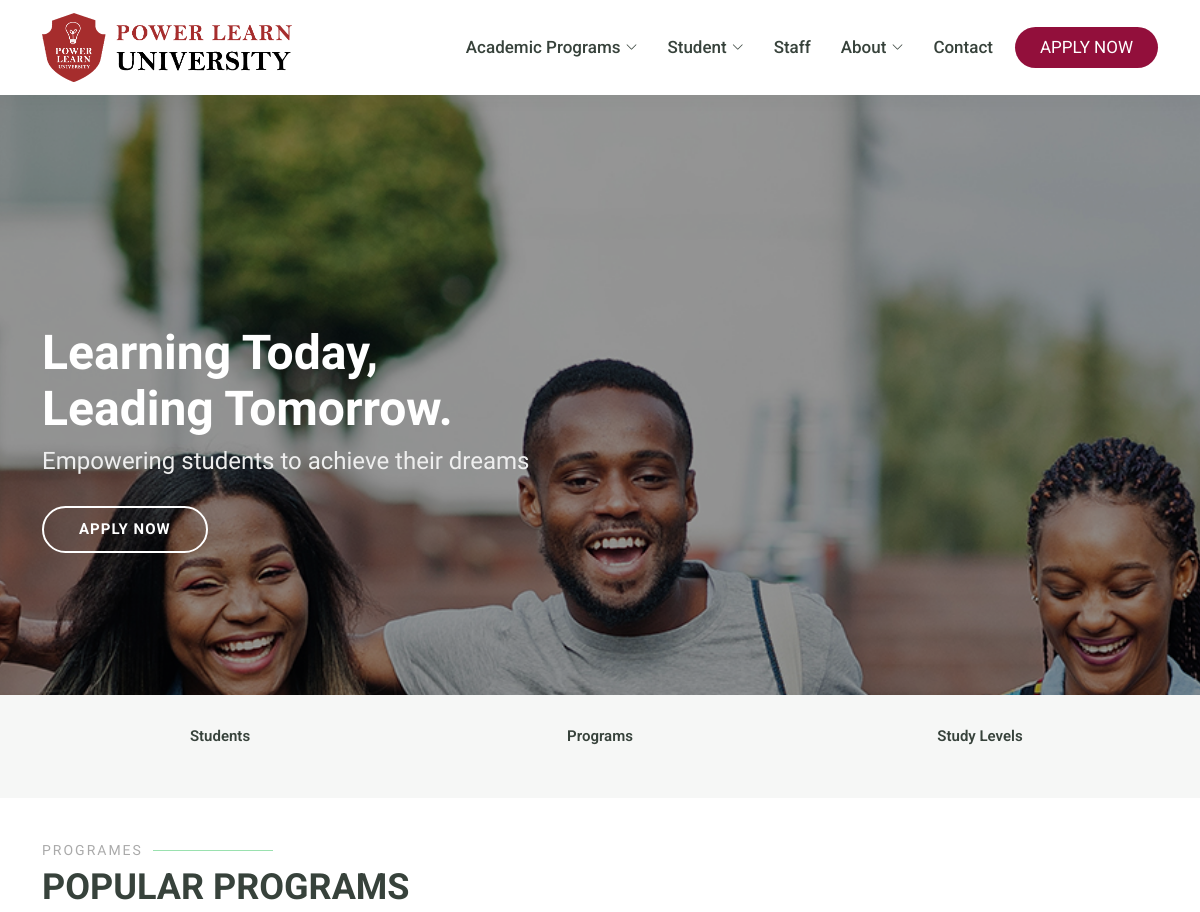
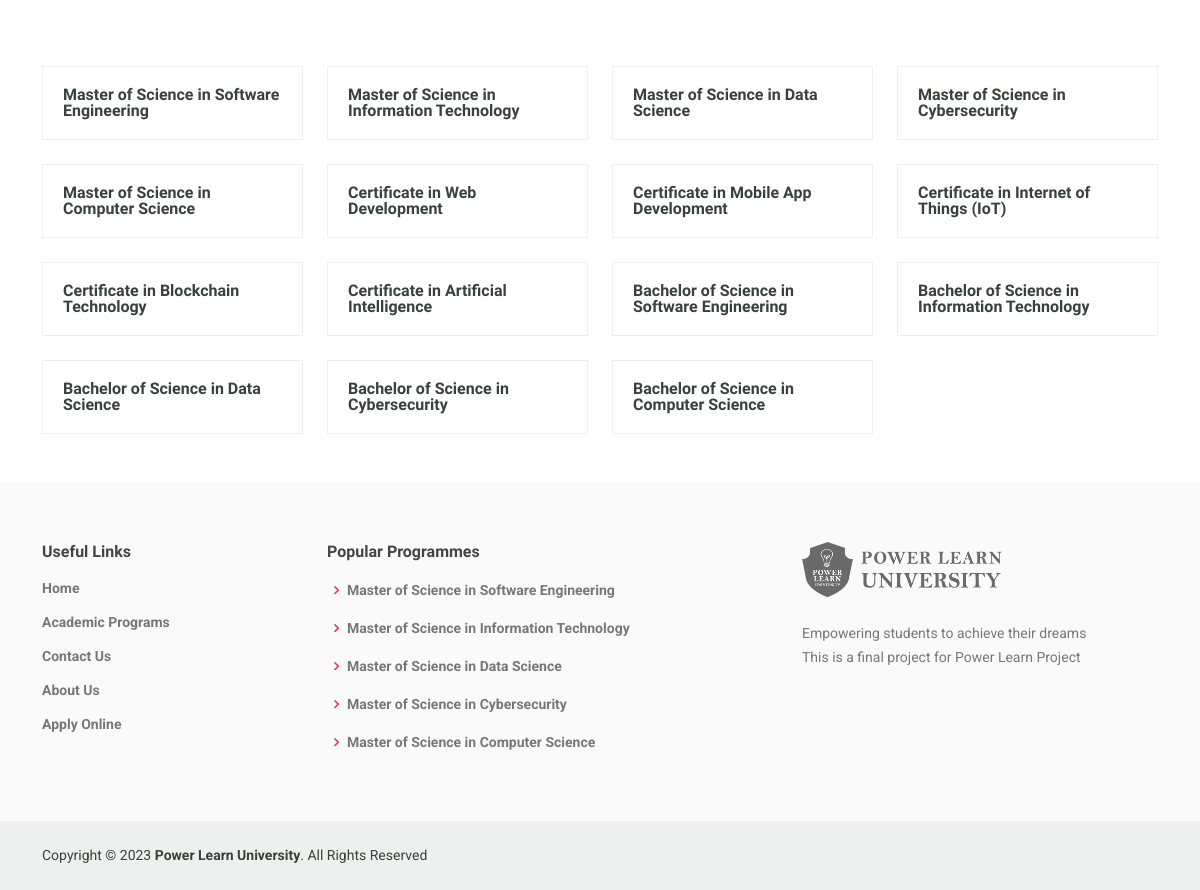
The page / on the database its author committed (2 pictures, top to bottom).
### application/models.py (models this page shows, shortened)
class Setting(models.Model):
    school_name = models.CharField(max_length = 255, blank=False)
    location = models.TextField(blank=False)
    email = models.EmailField(max_length = 255, blank=False)
    phone = models.CharField(max_length = 255, blank=False)
    tagline = models.TextField(max_length = 255, blank=False)
    hero_title = models.CharField(max_length = 255, blank=True, null=True)
    class Meta:
        verbose_name_plural = 'settings'

class Program(models.Model):
    name = models.CharField(max_length = 255, blank=False)
    slug = models.SlugField(max_length=255, unique=True, null=True)
    description = models.TextField(blank=True)
    study_level = models.ForeignKey(StudyCategory, default=1, on_delete=models.CASCADE, null=True)
    lectures = models.ForeignKey("Lecture", null=True, on_delete=models.CASCADE)
    class Meta:
        verbose_name_plural = 'programs'
        ordering = ('-name',)
    def get_absolute_url(self):
        return reverse('program_detail', kwargs={ 'slug' :self.slug })

### project/views.py (the view)
# urls.py: path('', views.home, name="home"),
def home(request):
    notice = Notice.objects.all()
    programs = Program.objects.all()
    no_of_programs = programs.count()
    no_of_studnets = User.objects.filter(is_staff=0).count()
    context = {
        'programs' : programs,
        'no_of_programs' : no_of_programs,
        'no_of_students' : no_of_studnets,
        'no_of_levels': StudyCategory.objects.all().count(),
        'notices': notice
    }
    return render(request, "home.html", context)

### project/context_processors.py (called while the page is built)
def popular_programs(request):
    return {
        'popular_programs' : Program.objects.all()[:5]
    }

def school_settings(request):
    return {
        'school_settings': School.objects.first()
    }

### templates/home.html (shortened to what this page needs)
{% extends 'layout/base.html' %}
{% load static %}
{% block content %}
    <section id="counts" class="counts section-bg">
      <div class="container">
        <div class="row counters">
          <div class="col-4 text-center">
            <p>Students</p>
          </div>
          <div class="col-4 text-center">
            <p>Programs</p>
          </div>
          <div class="col-4 text-center">
            <p>Study Levels</p>
          </div>
        </div>
      </div>
    </section>
    <section id="features" class="features py-5">
      <div class="container" data-aos="fade-up">
        <div class="section-title">
          <h2>Programes</h2>
          <p>Popular Programs</p>
        </div>
        <div class="row" data-aos="zoom-in" data-aos-delay="100">
          {% if programs %}
            {% for program in programs %}
              <div class="col-lg-3 col-md-4 mt-4">
                <div class="icon-box d-flex gap-3">
                  <h3><a href="{{ program.get_absolute_url }}">{{ program.name | capfirst }}</a></h3>
                </div>
              </div>
            {% endfor %}
          {% else %}
            <h3>There are no programs yet</h3>
          {% endif %}
        </div>
      </div>
    </section>
{% endblock %}

### templates/layout/hero.html
{% if request.path == '/' %}
<section id="hero" class="d-flex justify-content-center align-items-center">
    <div class="container position-relative mt-3" data-aos="zoom-in" data-aos-delay="100">
      <h1>{{ school_settings.hero_title|safe }}</h1>
      <h2>{{ school_settings.tagline }}</h2>
      <a href="{% url 'apply' %}" class="btn-get-started fw-bold text-uppercase">Apply Now</a>
    </div>
</section>
{% endif %}

### templates/layout/footer.html (shortened to what this page needs)
{% load static %}
<footer id="footer">
    <div class="footer-top">
      <div class="container">
        <div class="row">
          <div class="col-lg-3 col-md-6 footer-links">
            <h4>Useful Links</h4>
            <ul class="fw-bold">
              <li><a href="{% url 'home'%}">Home</a></li>
              <li><a href="{% url 'programs'%}">Academic Programs</a></li>
              <li><a href="{% url 'contact'%}">Contact Us</a></li>
              <li><a href="{% url 'about'%}">About Us</a></li>
              <li><a href="{% url 'apply'%}" target="_blank">Apply Online</a></li>
            </ul>
          </div>
          <div class="col-lg-5 col-md-6 footer-links">
            <h4>Popular Programmes</h4>
            <ul class="fw-bold">
                {% for p_programs in popular_programs %}
                  <li><i class="bx bx-chevron-right"></i> <a href="{{ p_programs.get_absolute_url }}">{{ p_programs.name | capfirst }}</a></li>
                {% endfor %}
            </ul>
          </div>
          <div class="col-lg-4 col-md-6 footer-contact">
            <a href="{% url 'home' %}"><img src="{% static 'img/logo_bw.png' %}" width="200px" alt="Logo" class="img-fluid"></a>
            <p class="mt-4">{{ school_settings.tagline }}</p>
            <p>This is a final project for Power Learn Project
            </p>
          </div>
        </div>
      </div>
    </div>
    <div class="container d-md-flex py-4">
      <div class="me-md-auto text-center text-md-start">
        <div class="copyright">
          Copyright &copy; {% now "Y" %} <strong><span>{{ school_settings.school_name }}</span></strong>. All Rights Reserved
        </div>
      </div>
    </div>
  </footer>

### static/css/style.css (style rules this page uses)
body { font-family: Roboto, sans-serif; color: #444444; font-size: 18px; }
a { color: #920f3b; text-decoration: none; }
h1, h2, h3, h4, h5, h6 { font-family: Raleway, sans-serif !important; }
#hero { width: 100%; height: 75vh; background: url("../img/1.jpg") top center; background-size: cover; position: relative; }
#hero:before { content: ""; background: rgba(0, 0, 0, 0.4); position: absolute; bottom: 0; top: 0; left: 0; right: 0; }
#hero .container { padding-top: 72px; }
#hero h1 { margin: 0; font-size: 48px; font-weight: 700; line-height: 56px; color: #fff; font-family: Roboto, sans-serif; }
#hero h2 { color: #eee; margin: 10px 0 0 0; font-size: 24px; }
#hero .btn-get-started { font-family: Roboto, sans-serif; font-weight: 500; font-size: 15px; letter-spacing: 1px; display: inline-block; padding: 10px 35px; border-radius: 50px; transition: 0.5s; margin-top: 30px; border: 2px solid #fff; color: #fff; }
@media (min-width: 1024px) { #hero { background-attachment: fixed; } }
section { padding: 60px 0; overflow: hidden; }
.section-bg { background-color: #f6f7f6; }
.section-title { padding-bottom: 40px; }
.section-title h2 { font-size: 14px; font-weight: 500; padding: 0; line-height: 1px; margin: 0 0 5px 0; letter-spacing: 2px; text-transform: uppercase; color: #aaaaaa; }
.section-title h2::after { content: ""; width: 120px; height: 1px; display: inline-block; background: #9ae1af; margin: 4px 10px; }
.section-title p { margin: 0; margin: 0; font-size: 36px; font-weight: 700; text-transform: uppercase; font-family: Roboto, sans-serif; color: #37423b; }
.counts { padding: 30px 0; }
.counts .counters p { padding: 0; margin: 0 0 20px 0; font-family: Roboto, sans-serif; font-size: 15px; font-weight: 600; color: #37423b; }
.features { padding-top: 0px; }
.features .icon-box { display: flex; align-items: center; padding: 20px; transition: 0.3s; border: 1px solid #eef0ef; }
.features .icon-box h3 { font-weight: 700; margin: 0; padding: 0; line-height: 1; font-size: 16px; }
.features .icon-box h3 a { color: #37423b; transition: 0.3s; }
#footer { color: #37423b; font-size: 14px; background: #eef0ef; }
#footer .footer-top { padding: 60px 0 30px 0; background: #f9faf9; }
#footer .footer-top .footer-contact { margin-bottom: 30px; }
#footer .footer-top .footer-contact p { font-size: 14px; line-height: 24px; margin-bottom: 0; font-family: Roboto, sans-serif; color: #777777; }
#footer .footer-top h4 { font-size: 16px; font-weight: bold; color: #444444; position: relative; padding-bottom: 12px; }
#footer .footer-top .footer-links { margin-bottom: 30px; }
#footer .footer-top .footer-links ul { list-style: none; padding: 0; margin: 0; }
#footer .footer-top .footer-links ul i { padding-right: 2px; color: #eb2b4b; font-size: 18px; line-height: 1; }
#footer .footer-top .footer-links ul li { padding: 10px 0; display: flex; align-items: center; }
#footer .footer-top .footer-links ul li:first-child { padding-top: 0; }
#footer .footer-top .footer-links ul a { color: #777777; transition: 0.3s; display: inline-block; line-height: 1; }

### rows shown on the page
Setting: hero_title "Learning Today, Leading Tomorrow.", tagline "Empowering students to achieve their dreams", school_name "Power Learn University"
Program: name "Master of Science in Software Engineering"
Program: name "Master of Science in Information Technology"
Program: name "Master of Science in Data Science"
Program: name "Master of Science in Cybersecurity"
Program: name "Master of Science in Computer Science"
Program: name "Certificate in Web Development"
Program: name "Certificate in Mobile App Development"
Program: name "Certificate in Internet of Things (IoT)"
Program: name "Certificate in Blockchain Technology"
Program: name "Certificate in Artificial Intelligence"
Program: name "Bachelor of Science in Software Engineering"
Program: name "Bachelor of Science in Information Technology"
Program: name "Bachelor of Science in Data Science"
Program: name "Bachelor of Science in Cybersecurity"
Program: name "Bachelor of Science in Computer Science"
